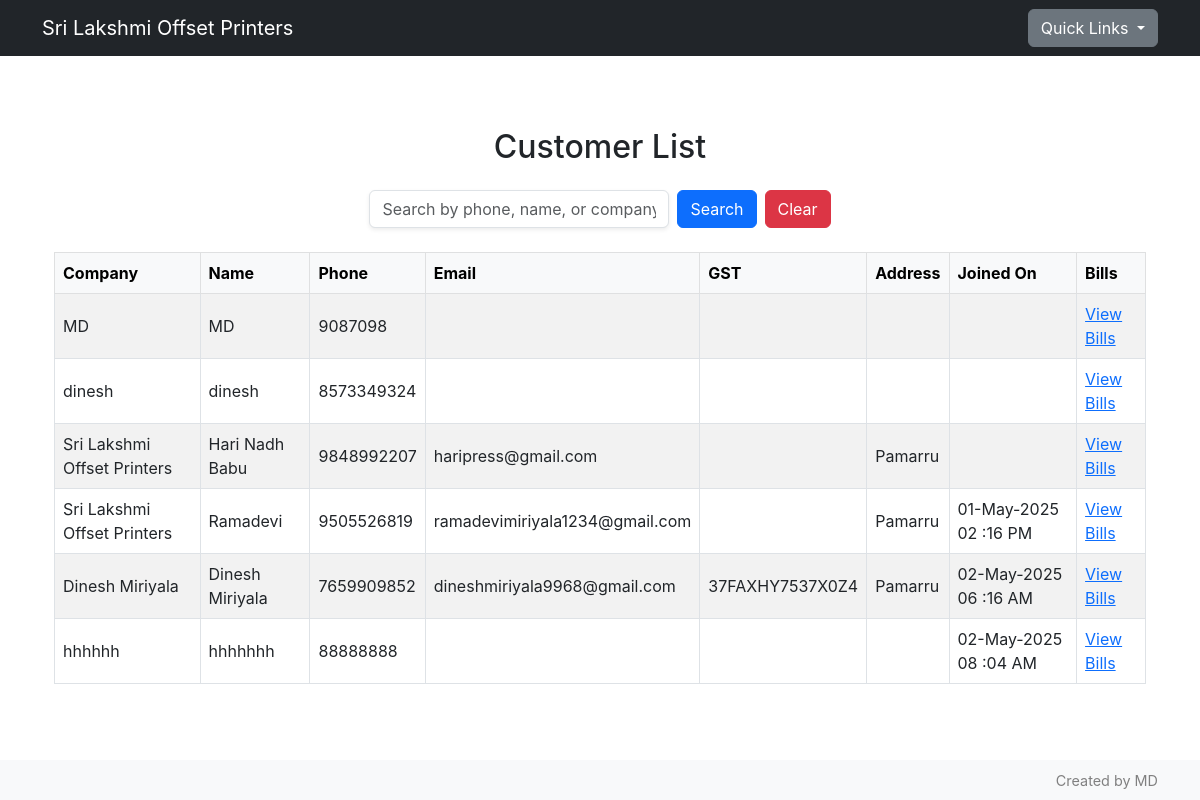
The page /view_customers on the database its author committed.
### db/models.py (models this page shows)
class customer(db.Model):
    id = db.Column(db.Integer, primary_key=True)
    name = db.Column(db.String(50), nullable=False)
    company = db.Column(db.String(50))
    phone = db.Column(db.String(50), nullable=False, unique=True)
    email = db.Column(db.String(50))
    gst = db.Column(db.String(30))
    address = db.Column(db.Text)
    businessType = db.Column(db.String(50))
    invoices = db.relationship("invoice", backref="customer", lazy= True)
    createdAt = db.Column(db.DateTime, default=datetime.utcnow())

### app.py (the view)
@app.route('/view_customers')
def view_customers():
    query = request.args.get('q','').lower()
    customers = customer.query.all()
    if query:
        customers = [
            c for c in customers
            if query in c.name.lower() or query in c.phone or query in c.company.lower()
        ]
    return render_template('view_customers.html', customers=customers)

### templates/view_customers.html
{% extends 'base.html' %}
{% block content %}
<div class="container py-4">
  <h2 class="mb-4 text-center">Customer List</h2>
  <form method="GET" action="{{ url_for('view_customers') }}" class="row g-2 mb-4 justify-content-center align-items-end">
    <div class="col-auto">
      <input type="text" name="q" class="form-control shadow-sm" style="min-width: 300px;" placeholder="Search by phone, name, or company" value="{{ request.args.get('q', '') }}">
    </div>
    <div class="col-auto">
      <button type="submit" class="btn btn-primary">Search</button>
    </div>
    <div class="col-auto">
      <a href="{{ url_for('view_customers') }}" class="btn btn-danger">Clear</a>
    </div>
  </form>
  {% if customers %}
    <div class="table-responsive">
      <table class="table table-striped table-bordered align-middle text-start">
        <thead class="table-light">
          <tr>
            <th>Company</th>
            <th>Name</th>
            <th>Phone</th>
            <th>Email</th>
            <th>GST</th>
            <th>Address</th>
            <th>Joined On</th>
            <th>Bills</th>
          </tr>
        </thead>
        <tbody>
          {% for c in customers %}
          <tr>
            <td>{{ c.company }}</td>
            <td>{{ c.name }}</td>
            <td>{{ c.phone }}</td>
            <td>{{ c.email }}</td>
            <td>{{ c.gst }}</td>
            <td>{{ c.address }}</td>
            <td>{{c.createdAt.strftime('%d-%b-%Y %I :%M %p') if c.createdAt else ''}}</td>
            <td><a href="{{ url_for('view_bills') }}?phone={{ c.phone }}">View Bills</a></td>
          </tr>
          {% endfor %}
        </tbody>
      </table>
    </div>
  {% else %}
    <p class="text-center text-muted">No customer found.</p>
  {% endif %}
</div>
{% endblock %}

### static/css/style.css (style rules this page uses)
body { font-family: -apple-system, BlinkMacSystemFont, "Segoe UI", Roboto, "Helvetica Neue", Arial, sans-serif; }

### rows shown on the page
customer: company "MD", name "MD", phone "9087098"
customer: company "dinesh", name "dinesh", phone "8573349324"
customer: company "Sri Lakshmi Offset Printers", name "Hari Nadh Babu", phone "9848992207", email "haripress@gmail.com", address "Pamarru"
customer: company "Sri Lakshmi Offset Printers", name "Ramadevi", phone "9505526819", email "ramadevimiriyala1234@gmail.com", address "Pamarru", createdAt "01-May-2025 02 :16 PM"
customer: company "Dinesh Miriyala", name "Dinesh Miriyala", phone "7659909852", email "dineshmiriyala9968@gmail.com", gst "37FAXHY7537X0Z4", address "Pamarru", createdAt "02-May-2025 06 :16 AM"
customer: company "hhhhhh", name "hhhhhhh", phone "88888888", createdAt "02-May-2025 08 :04 AM"
